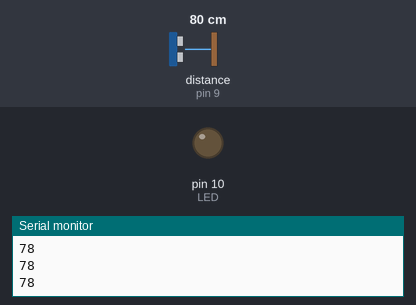
Simulated run of this sketch. Board: Arduino Uno, built with avr-gcc and run on an emulated ATmega328P. Parts: output pins drawn as LEDs (lit = HIGH), the last lines printed to the serial monitor. Wiring (inferred from the names in the program): ultrasonic range finder: trigger pin 8; echo pin 9. Dashed ring = blinking. The inputs (shaded band) are chosen by the test bench; at power-on: distance to the obstacle (sensor on pin 9) 80 cm. The echo pulse lasts 58.3 µs per cm; pins used as bus, display or sensor lines are not drawn.

Above: at 1.2 s.
1.3 s: distance to the obstacle (sensor on pin 9) set to 23 cm
2.8 s: distance to the obstacle (sensor on pin 9) set to 18 cm
At 2.95 s:
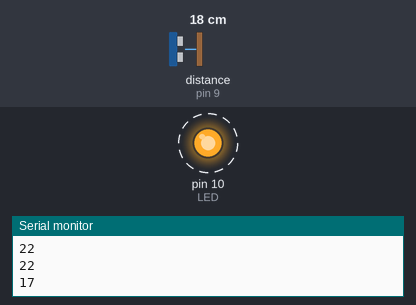
5.8 s: distance to the obstacle (sensor on pin 9) set to 35 cm
At 6.1 s:
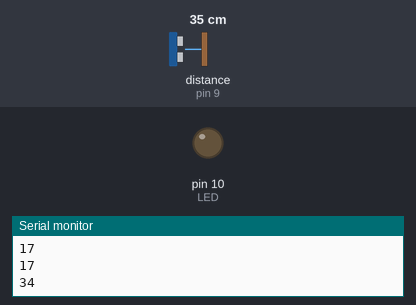
7.3 s: distance to the obstacle (sensor on pin 9) set to 2 cm
At 7.58 s:
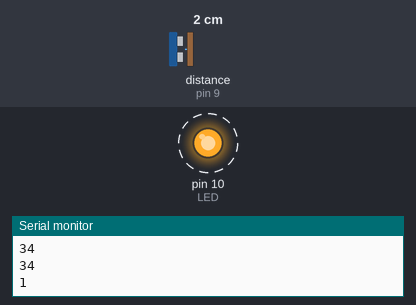
Timing chart, 0 to 11.3 s (numbered marks = the images above; inputs shaded):
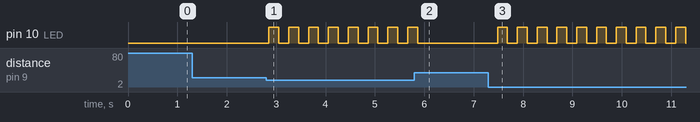

The sketch:

sketch_sensor.ino
```cpp
int TRIG = 8;
int ECO = 9;
int LED = 10;

long DURACION;
int DISTANCIA;

void setup() {
  pinMode(TRIG, OUTPUT);
  pinMode(ECO, INPUT);
  pinMode(LED, OUTPUT);
  Serial.begin(9600);
}

void loop() {

  digitalWrite(TRIG, LOW);
  delayMicroseconds(2);
  digitalWrite(TRIG, HIGH);
  delayMicroseconds(10);
  digitalWrite(TRIG, LOW);

  DURACION = pulseIn(ECO, HIGH);
  DISTANCIA = DURACION * 0.034 / 2;

  Serial.println(DISTANCIA);

  if (DISTANCIA <= 20 && DISTANCIA >= 0) {
    digitalWrite(LED, HIGH);
    delay(200);
    digitalWrite(LED, LOW);
  }

  delay(200);
}
```

Measured:
- the behaviour switches between 22 and 21 cm on distance to the obstacle (sensor on pin 9) (found by bisection; images 0 and 1)
- after the input at 2.8 s, pin 10 (LED): alternates HIGH for 0.20 s and LOW for 0.20 s, starting after 0.05 s
- after the input at 5.8 s, pin 10 (LED): goes on until 5.9 s, then stays LOW
- after the input at 7.3 s, pin 10 (LED): alternates HIGH for 0.20 s and LOW for 0.20 s, starting after 0.18 s
